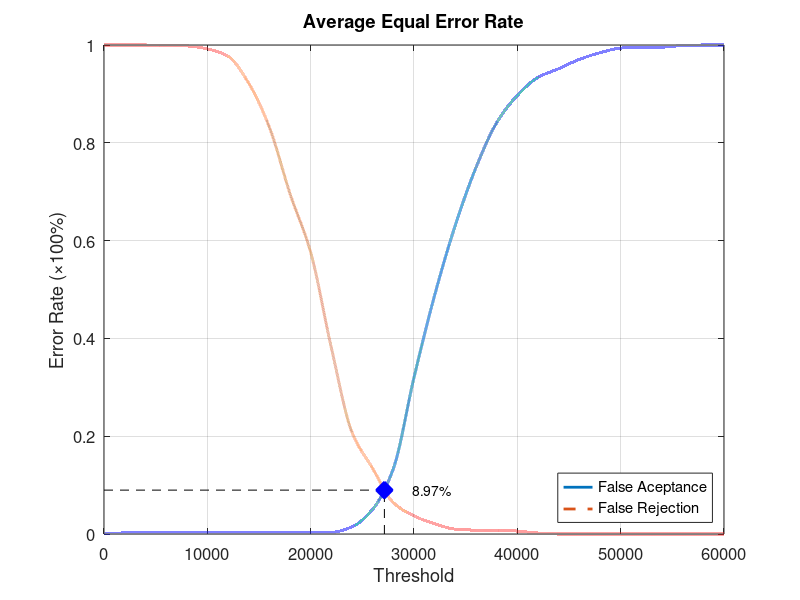
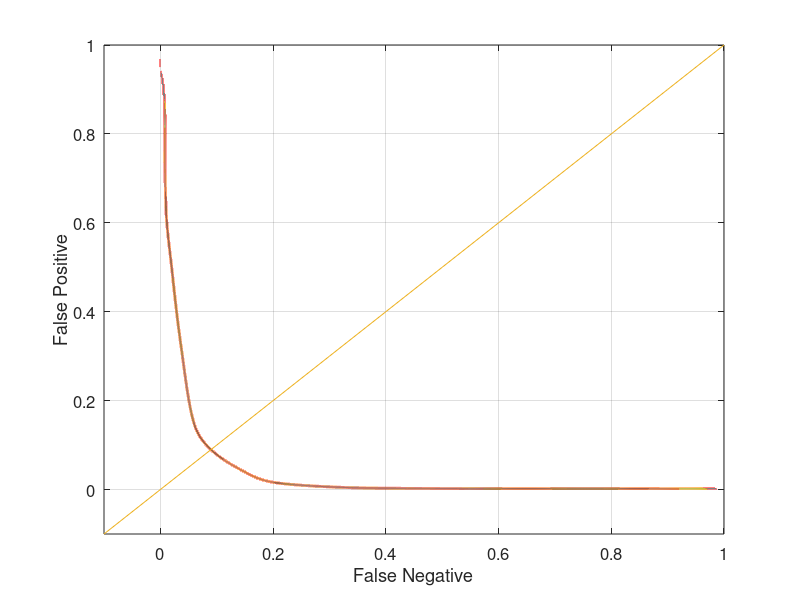

These figures' MATLAB source, in order:
function yEER = Database1Average
close all;
clear;
clc;
x = 0:2000:60000;
xq = 0:0.5:60000;

y0 = [0 0.00210526 0.00210526 0.00210526 0.00210526 0.00210526 0.00210526 0.00210526 0.00210526 0.00210526 0.00210526 0.0031579 0.0147368 0.0505263 0.133684 0.32 0.488421 0.631579 0.749474 0.841053 0.896842 0.933684 0.951579 0.970526 0.984211 0.993684 0.995789 0.995789 0.998947 1 1];
yy0 = interp1(x, y0, xq, 'pchip');
y1 = [1 1 1 0.998 0.998 0.992 0.977 0.922 0.832 0.696 0.576 0.381 0.208 0.134 0.064 0.037 0.021 0.01 0.008 0.008 0.006 0.002 0 0 0 0 0 0 0 0 0];
yy1 = interp1(x, y1, xq, 'pchip');

% Calculating EER: 
y2 = abs(y0 - y1);
find(y2 == min(y2))
yy2 = abs(yy0 - yy1);
xEER = find(yy2 == min(yy2));
xEERIndex = xq(xEER) % X-axis EER
yEER = yy0(xEER) % Y-axis EER

main = figure
plot(xq, yy0,'-','LineWidth', 2);	hold on
plot(xq, yy1,'--','LineWidth', 2);	hold on
plot([xEERIndex xEERIndex], [0 yEER], 'k--');	hold on
plot([0 xEERIndex], [yEER yEER], 'k--');	hold on
plot(xEERIndex, yEER, 'bx', 'LineWidth', 10);	hold on
text(xEERIndex + 10 * xEERIndex / 100, yEER, [num2str(round((10000 * yEER)) / 100) '%'])
legend('False Aceptance', 'False Rejection', 'Location', 'SouthEast')
xlabel('Threshold')
ylabel('Error Rate (\times100%)')
title('Average Equal Error Rate')
set(gca, 'FontSize', 12)
axis([0 60000 0 1])
grid on

print(main, 'Database1AverageMain', '-dpng');
FNRxFPR = figure('Color', [1 1 1]);
plot(yy1, yy0, '-', yy1, yy0, 'LineWidth', 2);
hold on
y = -0.1:0.1:1
plot(y, y); 
set(gca, 'FontSize', 12)
xlabel('False Negative')
ylabel('False Positive')
axis([-0.1 1 -0.1 1])
set(gca, 'FontSize', 12)
grid on

print(FNRxFPR, 'Database1AverageFNRxFPR','-dpng');
end
